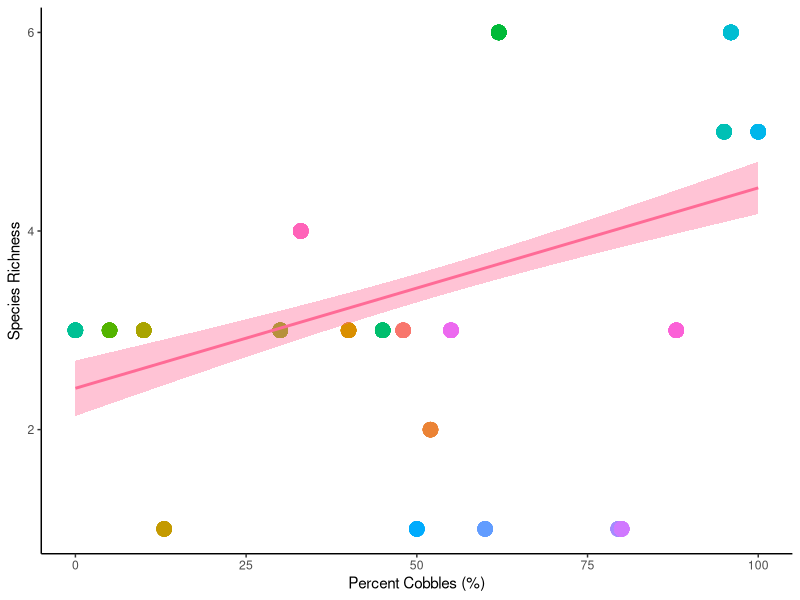
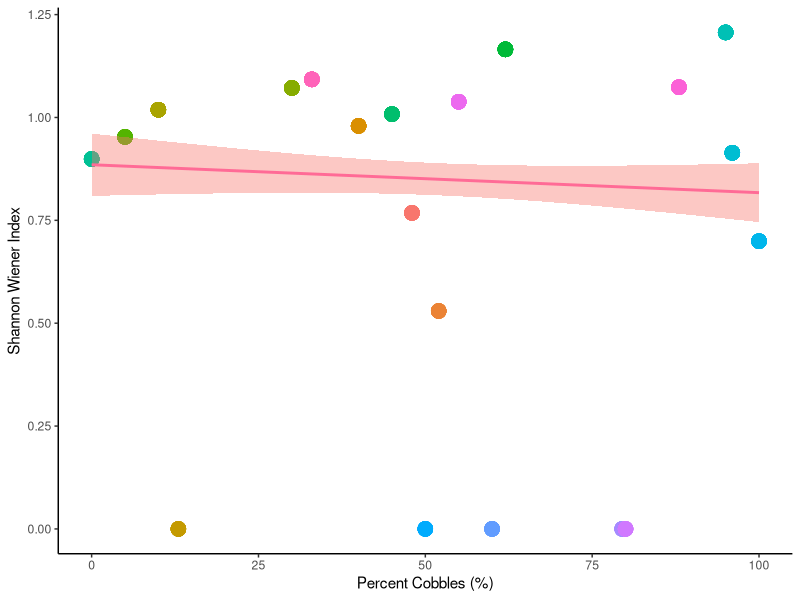
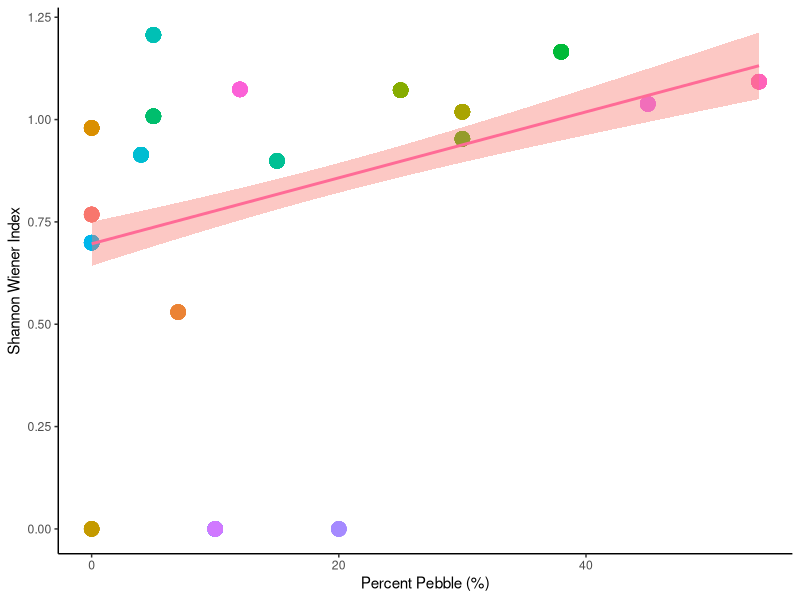
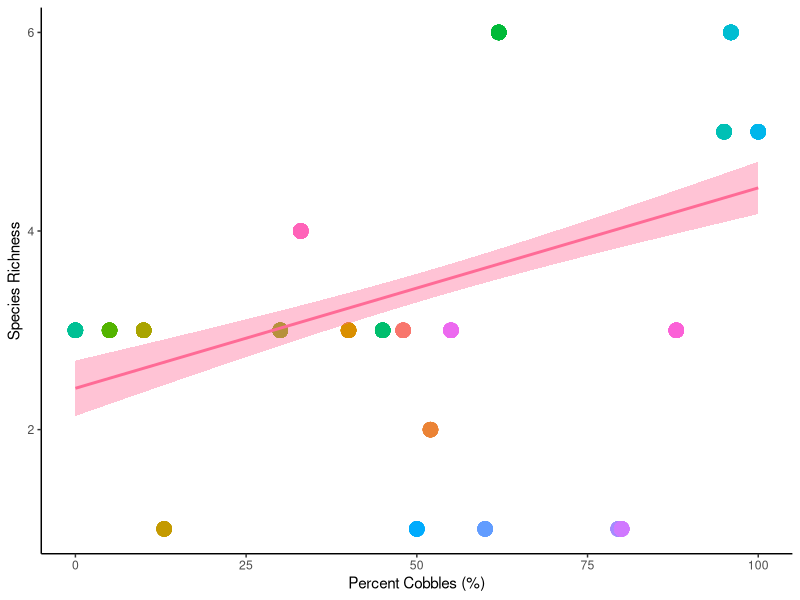
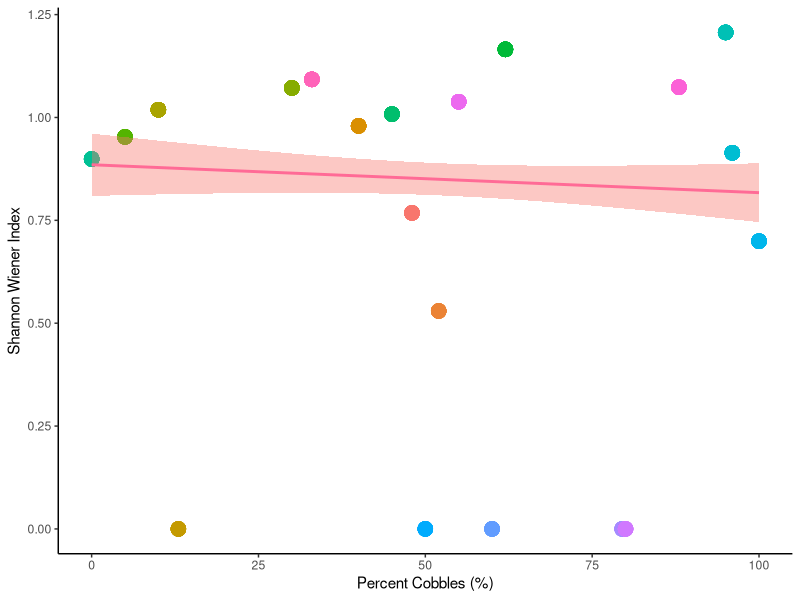
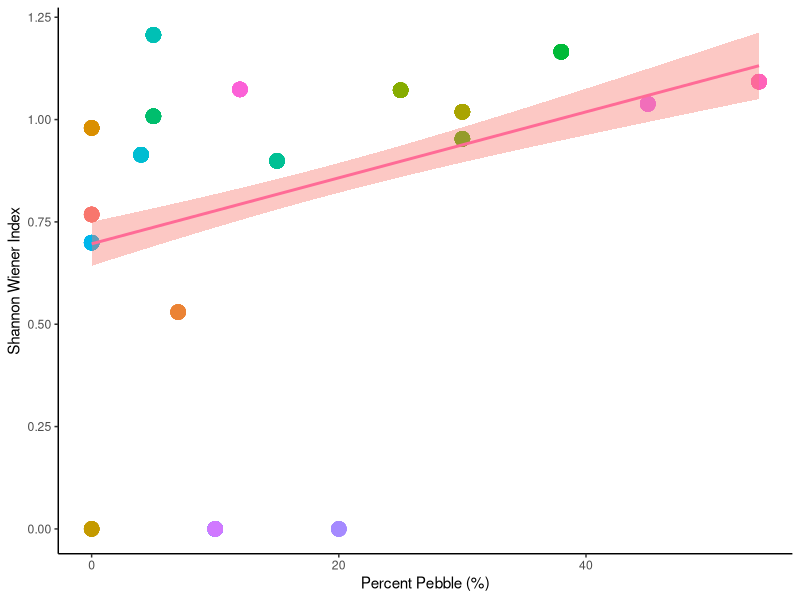

The R script that drew these images, in order:
## ---- chunk 1
knitr::opts_chunk$set(echo = TRUE)
## ---- chunk 2
library(tidyverse)
library(here)
## ---- chunk 3
biodiversity = read_csv(here("./data/biodiversity.csv"))


cover = read_csv(here("./data/cover.csv"))


quadrat = read_csv(here("./data/quadrat.csv"))

## ---- chunk 4
merged_data_1 = merge(biodiversity, cover)


merged_data_1 <- merged_data_1 %>%
  select(-c(biotic_hab, per_mussel, per_barnacle, per_upright, per_crust, num_snail, num_crab))


#number of individuals per species in the 10 squares
quad_shannon <- biodiversity %>%
  drop_na(n) %>%
  group_by (vertical_transect, quadrat, species) %>%
  summarize(n_per_species = sum(n))

#of occurrences per quadrat
quad_occ_count <- biodiversity %>%
  drop_na(species, n) %>%
  group_by(vertical_transect, quadrat, species) %>%
  summarize(occ_count_per_quadrat = n())

#of species per quadrat
quad_species_count <- quad_occ_count %>%
  group_by(vertical_transect, quadrat) %>% 
  summarize(species_per_quad = n())

#total number of individuals of all species in quadrat found in the 10 squares
quad_total <- biodiversity %>%
  drop_na(species, n) %>%
  group_by(vertical_transect, quadrat) %>%
  summarize(n_total_per_quadrat = sum(n))

quad_shannon_2 <- merge(quad_shannon, quad_total, all = TRUE, by = c('vertical_transect', 'quadrat'))

quad_shannon_3 <- quad_shannon_2 %>%
  drop_na(species) %>%
  mutate(p_i = n_per_species/n_total_per_quadrat) %>%
  mutate(Pi_lnPi = p_i*log(p_i))

#calulating shannon wiener for each quadrat and adding to merged data
shannon_index <- quad_shannon_3 %>%
  group_by(vertical_transect, quadrat) %>%
  summarize(H = -sum(Pi_lnPi))

merged_data_2 <- merge(quad_shannon, cover)
merged_data_3 <- merge(merged_data_1, shannon_index)

## ---- chunk 5
final_merged_data <- merge(merged_data_3, quad_species_count, all = TRUE, by = c('vertical_transect', 'quadrat')) %>%
  unite(transect_quad, vertical_transect, quadrat)

## ---- chunk 6
figure_data = final_merged_data %>%
  mutate(transect_quad = as.factor(transect_quad))
species_rich <- ggplot(figure_data, aes(x = per_cobble, y = species_per_quad, fill = transect_quad)) +
  geom_point(aes(colour = transect_quad, size = 2)) +
   stat_smooth(method = "lm", aes(fill = "transect_quad", colour = "black")) +
  xlab("Percent Cobbles (%)") +
  ylab("Species Richness") +
  theme_classic() +
  theme(legend.position = "none")

ggsave(here("./images/species_richness_cobble.png"), species_rich)

species.mod <- lm(per_cobble ~ species_per_quad, data = figure_data)
summary(species.mod)

## ---- chunk 7
shannon_plot_cobble <- ggplot(figure_data, aes(x = per_cobble, y = H)) +
  geom_point(aes(colour = transect_quad, size = 2)) +
  theme_classic() +
  xlab("Percent Cobbles (%)") +
  ylab("Shannon Wiener Index") +
  stat_smooth(method = "lm", aes(fill = "transect_quad", colour = "black")) +
  theme(legend.position = "none")
  

ggsave(here("./images/shannon_plot_cobble.png"), shannon_plot_cobble)

Hcobble.mod <- lm(per_cobble ~ H, data = figure_data)
summary(Hcobble.mod)
## ---- chunk 8
shannon_plot_pebble <- ggplot(figure_data, aes(x = per_pebble, y = H)) +
  geom_point(aes(colour = transect_quad, size = 2)) +
  theme_classic() +
  xlab("Percent Pebble (%)") +
  ylab("Shannon Wiener Index") +
  stat_smooth(method = "lm", aes(fill = "transect_quad", colour = "black")) +
  theme(legend.position = "none")
  

ggsave(here("./images/shannon_plot_pebble.png"), shannon_plot_pebble)

Hpebble.mod <- lm(per_pebble ~ H, data = figure_data)
summary(Hpebble.mod)

## ---- chunk 9
species_rich
## ---- chunk 10
#for percent cobble
shannon_plot_cobble
## ---- chunk 11
#for percent pebble
shannon_plot_pebble
